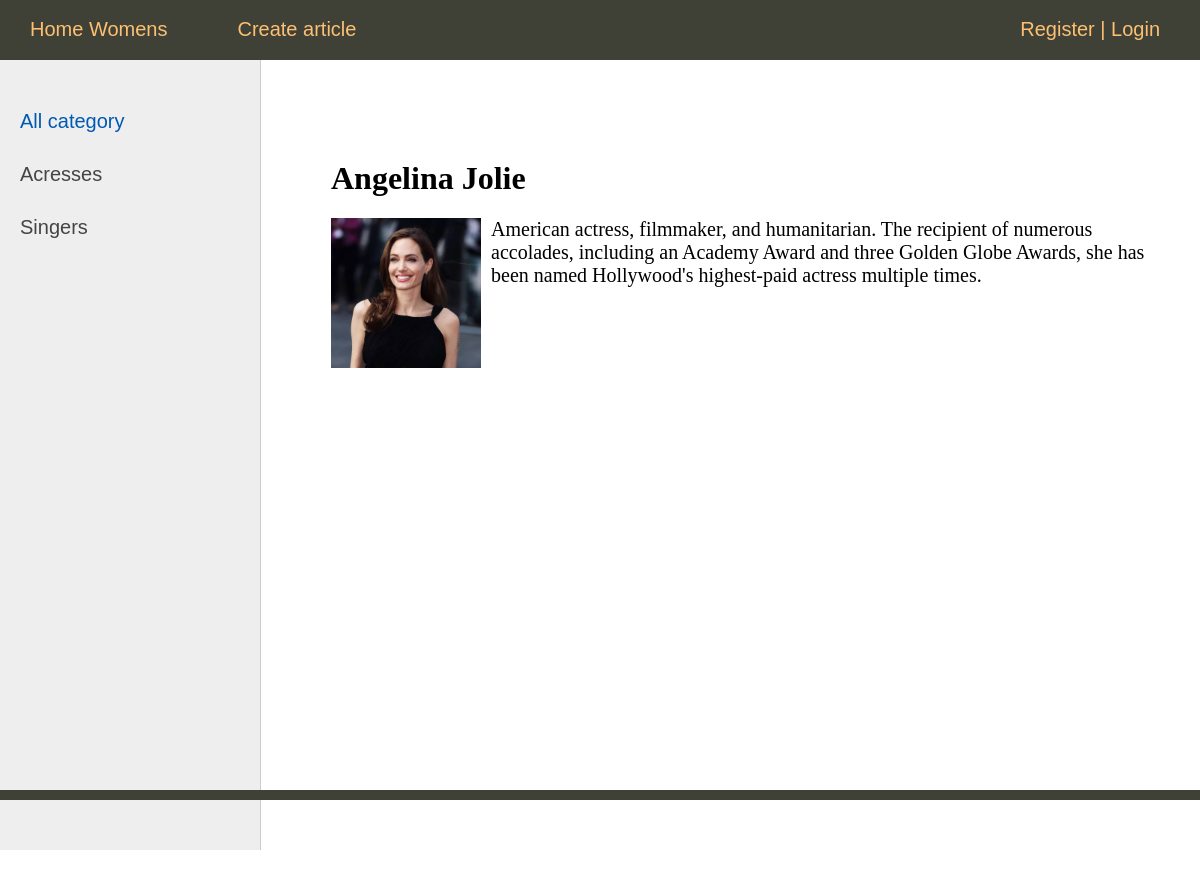
/post/angelina-jolie/, run on the app's committed database.
### women/models.py (models this page shows, shortened)
class Category(models.Model):
    name = models.CharField(max_length=100, db_index=True)
    slug = models.SlugField(max_length=255, unique=True,
                            db_index=True)
    def __str__(self):
        return self.name
    def get_absolute_url(self):
        return reverse('category', kwargs={'cat_slug': self.slug})

class Women(models.Model):
    title = models.CharField(max_length=255)
    slug = models.SlugField(max_length=255, unique=True,
                            db_index=True)
    content = models.TextField(blank=True)
    photo = models.ImageField(upload_to="photos/%Y/%m/%d/")
    time_create = models.DateTimeField(auto_now_add=True)
    time_update = models.DateTimeField(auto_now=True)
    is_published = models.BooleanField(default=True)
    cat = models.ForeignKey('Category', on_delete=models.PROTECT)
    def __str__(self):
        return self.title
    class Meta:
        ordering = ['id']

### women/views.py (the view)
# urls.py: path('post/<slug:post_slug>/', ShowPost.as_view(), name='post'),
class ShowPost(DataMixin, DetailView):
    model = Women
    template_name = 'women/post.html'
    slug_url_kwarg = 'post_slug'
    context_object_name = 'post'
    def get_context_data(self, *, object_list=None, **kwargs):
        context = super().get_context_data(**kwargs)
        c_def = self.get_user_context(title=context['post'])
        return dict(list(context.items()) + list(c_def.items()))

### women/templatetags/women_tags.py (called while the page is built)
@register.simple_tag(name='get_cats')
def get_categories(filter=None):
    if not filter:
        return Category.objects.all()
    else:
        return Category.objects.filter(pk=filter)

### women/utils.py (called while the page is built)
    def get_user_context(self, **kwargs):
        context = kwargs
        cats = Category.objects.all()
        context['menu'] = menu
        context['cats'] = cats
        if 'cat_selected' not in context:
            context['cat_selected'] = 0
        return context

### women/templates/women/post.html
{% extends 'women/base.html' %}
{% block content %}
    <h1>{{post.title}}</h1>
{% if post.photo %}
	<p><img class="img-article-left thumb" src="{{post.photo.url}}"></p>
{% endif %}
{{post.content}}
{% endblock %}

### women/templates/women/base.html (shortened to what this page needs)
{% load static %}
{% load women_tags %}
<!DOCTYPE html>
<html>
<head>
	<link type="text/css" href="{% static 'women/css/styles.css' %}" rel="stylesheet" />
</head>
<body>
<table class="table-page" border=0 cellpadding="0" cellspacing="0">
<tr><td valign=top>
{% block mainmenu %}
		<div class="header">
			<ul id="mainmenu" class="mainmenu">
{% for m in menu %}
			<li><a href="{% url m.url_name %}">{{m.title}}</a></li>
{% endfor %}
			{% if request.user.is_authenticated %}
							<li class="last">{{user.username}} | <a href="{% url 'logout' %}">Logout</a>
			{% else %}
			<li class="last"><a href="{% url 'register' %}">Register</a> | <a href="{% url 'login' %}">Login</a></li>
			{% endif %}
			</ul>
		</div>
{% endblock mainmenu %}
<table class="table-content" border=0 cellpadding="0" cellspacing="0">
<tr>
	<td valign="top" class="left-chapters">
	<ul id="leftchapters">
{% if cat_selected == 0 %}
		<li class="selected">All category</li>
{% else %}
		<li><a href="{% url 'home' %}">All category</a></li>
{% endif %}
		{% for c in cats %}
			{%  if c.pk == cat_selected %}
				<li class="selected">{{ c.name }}</li>
			{% else %}
				<li><a href="{{c.get_absolute_url}}">{{ c.name }}</a></li>
			{% endif %}
		{% endfor %}
	</ul>
</td>
<td valign="top" class="content">
	<div class="content-text">
{% block content %}
{% endblock %}
	</div>
</td></tr></table>
</td></tr>
<tr><td valign=top>
	<div id="footer">
	</div>
</td></tr></table>
</body>
</html>

### women/static/women/css/styles.css (style rules this page uses)
html, body { font-family: 'Arial'; margin: 0; padding: 0; height: 100%; width: 100%; color: #444; }
a { color: #0059b2; text-decoration: none; }
img { max-width: 600px; height: auto; }
img.img-article-left { max-width: 300px; height: auto; float: left; padding: 0 10px 10px 0; }
img.img-article-left.thumb { max-width: 150px; height: auto; }
.table-page { width: 100%; height: 100%; vertical-align: top; }
.table-page tr { height: 100%; }
.header { background: #3F4137; height: 60px; }
ul.mainmenu { list-style: none; margin: 0; padding: 0; height: 60px; color: #fdc073; font-size: 20px; overflow: hidden; }
ul.mainmenu li { float: left; margin: 18px 40px 0 30px; }
ul.mainmenu li.last { float: right; }
ul.mainmenu li a { color: #fdc073; text-decoration: none; }
.table-content { width: 100%; min-height: 100%; height: 100%; }
.left-chapters { margin: 0; background: #eee; border-right: 1px solid #ccc; min-height: 100%; }
.left-chapters ul { width: 230px; min-height: 100%; margin: 0; padding: 20px 10px 10px 20px; list-style: none; font-size: 20px; }
.left-chapters ul li { margin: 30px 0 0 0; color: #999; }
.left-chapters ul li.selected { color: #0059b2; }
.left-chapters ul li a { color: #444; text-decoration: none; }
.content { padding: 40px 20px 20px 40px; width: 100%; box-sizing: border-box; }
.content-text { margin: 60px 0 0 30px; color: #000; font-size: 20px; font-family: Yandex Sans Display Light; }
.content-text h1 { font-size: 32px; }
#footer { box-sizing: border-box; background: #3F4137; padding: 5px; color: #aaa; font-size: 14px; font-family: Verdana, Geneva, Arial, Helvetica; text-align: left; overflow: hidden; }

### data on the page
Category: name "Acresses"
Category: name "Singers"
Women: title "Angelina Jolie", photo (picture), content "American actress, filmmaker, and humanitarian. The recipient of numerous accolades, including an Academy Award and three Golden Globe Awards, she has been named Hollywood's highest-paid actress multiple times."

### other printed values
{{ m.title }} "Home Womens" "Create article"
